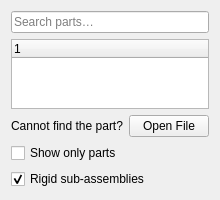
<?xml version="1.0" encoding="UTF-8"?>
<ui version="4.0">
 <class>TaskMbDFEMInsertLink</class>
 <widget class="QWidget" name="TaskMbDFEMInsertLink">
  <property name="geometry">
   <rect>
    <x>0</x>
    <y>0</y>
    <width>200</width>
    <height>200</height>
   </rect>
  </property>
  <property name="windowTitle">
   <string>Insert</string>
  </property>
  <layout class="QGridLayout" name="gridLayout">
   <item row="0" column="0">
    <widget class="QLineEdit" name="filterPartList">
     <property name="placeholderText">
      <string>Search parts…</string>
     </property>
    </widget>
   </item>
   <item row="1" column="0">
    <widget class="QTreeWidget" name="partList">
     <property name="sizePolicy">
      <sizepolicy hsizetype="Expanding" vsizetype="Expanding">
       <horstretch>0</horstretch>
       <verstretch>0</verstretch>
      </sizepolicy>
     </property>
    </widget>
   </item>
   <item row="2" column="0">
    <layout class="QHBoxLayout" name="hLayout">
     <item>
      <widget class="QLabel" name="label1">
       <property name="text">
        <string>Cannot find the part?</string>
       </property>
      </widget>
     </item>
     <item>
      <widget class="QPushButton" name="openFileButton">
       <property name="text">
        <string>Open File</string>
       </property>
      </widget>
     </item>
    </layout>
   </item>
   <item row="3" column="0">
    <widget class="Gui::PrefCheckBox" name="CheckBox_ShowOnlyParts">
     <property name="toolTip">
      <string>Shows only parts in the list</string>
     </property>
     <property name="text">
      <string>Show only parts</string>
     </property>
     <property name="checked">
      <bool>false</bool>
     </property>
     <property name="prefEntry" stdset="0">
      <cstring>InsertShowOnlyParts</cstring>
     </property>
     <property name="prefPath" stdset="0">
      <cstring>Mod/MbDFEM</cstring>
     </property>
    </widget>
   </item>
   <item row="4" column="0">
    <widget class="Gui::PrefCheckBox" name="CheckBox_RigidSubAsm">
     <property name="toolTip">
      <string>Sets whether the inserted sub-assemblies will be rigid or flexible.
Rigid means that the added sub-MbDFEM will be considered as a solid unit within the parent MbDFEM.
Flexible means that the added sub-MbDFEM will allow movement of its individual components' joints within the parent MbDFEM.
You can change this behavior at any time by either right-clicking the sub-MbDFEM on the document tree and toggling the
'Turn rigid'/'Turn flexible' command there, or by editing its Rigid property in the property editor.</string>
     </property>
     <property name="text">
      <string>Rigid sub-assemblies</string>
     </property>
     <property name="checked">
      <bool>true</bool>
     </property>
     <property name="prefEntry" stdset="0">
      <cstring>InsertRigidSubAssemblies</cstring>
     </property>
     <property name="prefPath" stdset="0">
      <cstring>Mod/MbDFEM</cstring>
     </property>
    </widget>
   </item>
   </layout>
 </widget>
 <customwidgets>
  <customwidget>
   <class>Gui::PrefCheckBox</class>
   <extends>QCheckBox</extends>
   <header>Gui/PrefWidgets.h</header>
  </customwidget>
 </customwidgets>
 <resources/>
 <connections/>
</ui>
